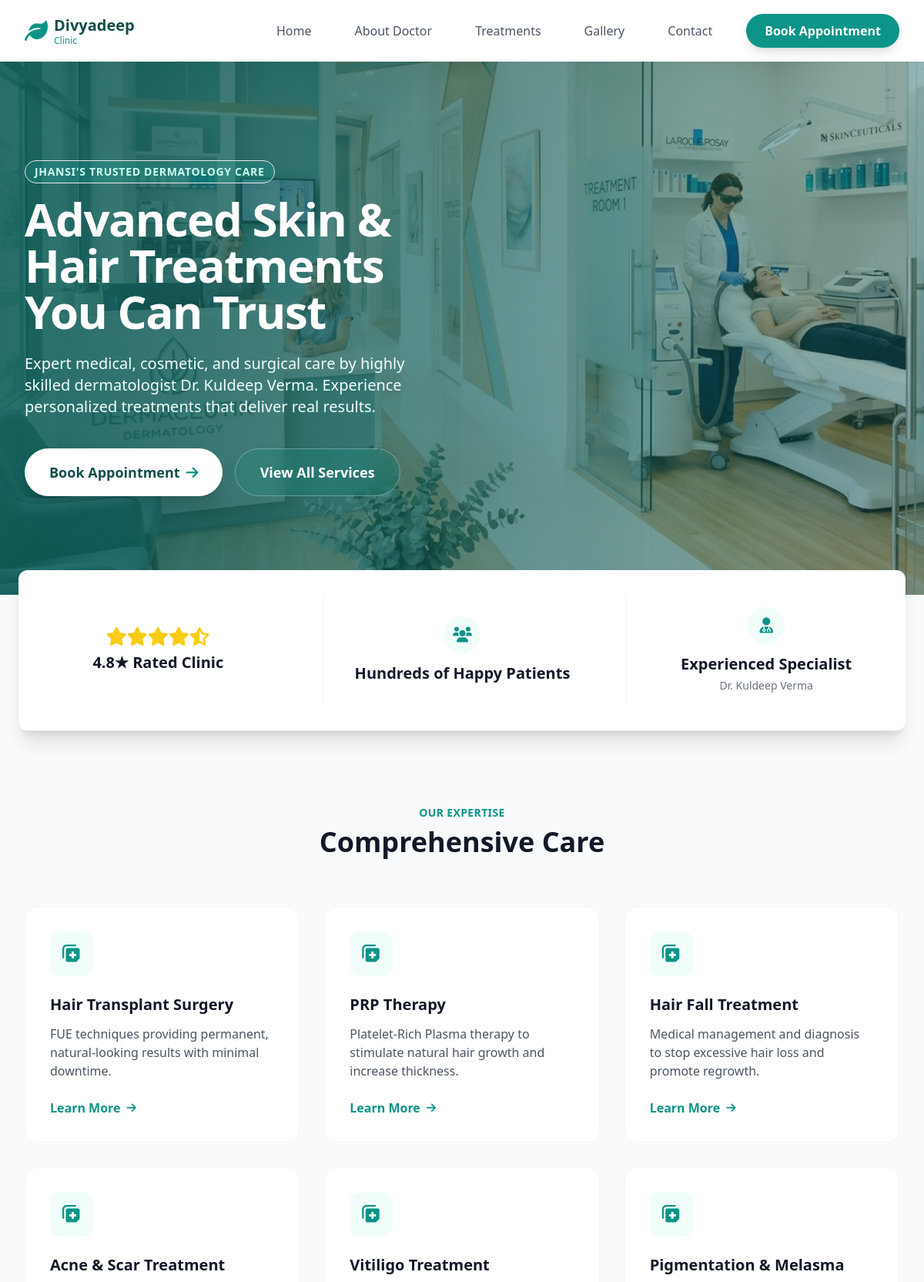
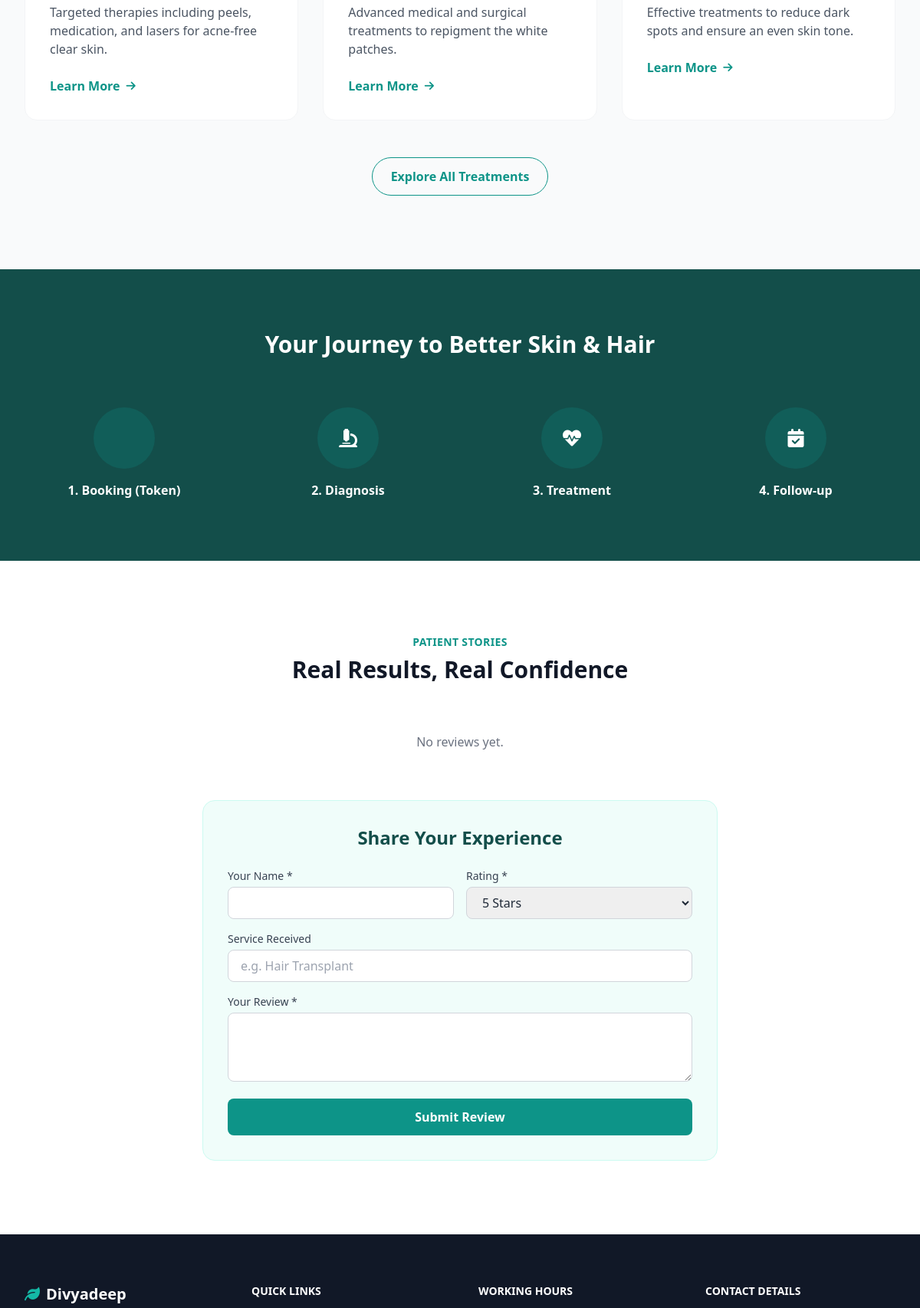
The page / (upper part) on the database its author committed (2 pictures, top to bottom).
### tables this page shows
CREATE TABLE settings (
    id INTEGER PRIMARY KEY AUTOINCREMENT,
    key_name TEXT UNIQUE NOT NULL,
    value_text TEXT NOT NULL
);

CREATE TABLE treatments (
    id INTEGER PRIMARY KEY AUTOINCREMENT,
    category_id INTEGER,
    name TEXT NOT NULL,
    description TEXT NOT NULL,
    FOREIGN KEY(category_id) REFERENCES categories(id)
);

### app.py (the view)
@app.route('/')
def index():
    conn = get_db_connection()
    categories = conn.execute('SELECT * FROM categories').fetchall()
    treatments = conn.execute('SELECT * FROM treatments').fetchall()
    reviews = conn.execute('SELECT * FROM reviews WHERE is_approved = 1 ORDER BY id DESC LIMIT 5').fetchall()
    conn.close()
    return render_template('index.html', categories=categories, treatments=treatments, reviews=reviews)

### app.py (called while the page is built)
def get_db_connection():
    conn = sqlite3.connect(os.path.join(basedir, 'database.db'))
    conn.row_factory = sqlite3.Row
    return conn

def get_settings():
    conn = get_db_connection()
    settings = conn.execute('SELECT * FROM settings').fetchall()
    conn.close()
    return {s['key_name']: s['value_text'] for s in settings}

@app.context_processor
def inject_settings():
    return dict(settings=get_settings())

### templates/index.html (shortened to what this page needs)
{% extends 'base.html' %}
{% block content %}
<header class="relative bg-brand-900 py-32 px-4 sm:px-6 lg:px-8 flex items-center min-h-[600px]" style="background-image: linear-gradient(to right, rgba(17, 94, 89, 0.9), rgba(17, 94, 89, 0.4)), url('{{ url_for('static', filename='assets/hero_bg.png') }}'); background-size: cover; background-position: center;">
    <div class="max-w-7xl mx-auto relative z-10 w-full">
        <div class="max-w-xl text-left">
            <span class="inline-block py-1 px-3 rounded-full bg-brand-500/20 text-brand-100 border border-brand-400/30 text-sm font-semibold tracking-wider mb-4 uppercase">Jhansi's Trusted Dermatology Care</span>
            <h2 class="text-4xl md:text-5xl lg:text-6xl font-extrabold text-white leading-tight mb-6 tracking-tight">
                Advanced Skin & Hair Treatments You Can Trust
            </h2>
            <p class="text-lg md:text-xl text-brand-50 mb-10 max-w-lg leading-relaxed shadow-sm">
                Expert medical, cosmetic, and surgical care by highly skilled dermatologist {{ settings.get('doctor_name') }}. Experience personalized treatments that deliver real results.
            </p>
            <div class="flex flex-col sm:flex-row gap-4">
                <a href="{{ url_for('contact') }}" class="bg-white text-brand-900 px-8 py-4 rounded-full font-bold text-lg hover:bg-gray-50 transition-all text-center shadow-xl flex items-center justify-center">
                    Book Appointment <i class="fa-solid fa-arrow-right ml-2 text-brand-600"></i>
                </a>
                <a href="{{ url_for('treatments') }}" class="bg-brand-600/20 border border-white/30 backdrop-blur-md text-white px-8 py-4 rounded-full font-bold text-lg hover:bg-brand-600/40 transition-all text-center flex items-center justify-center">
                    View All Services
                </a>
            </div>
        </div>
    </div>
</header>
<section class="bg-white border-b border-gray-200 py-8 relative -mt-8 mx-4 md:mx-auto max-w-6xl rounded-xl shadow-xl z-20">
    <div class="grid grid-cols-1 md:grid-cols-3 gap-8 text-center divide-y md:divide-y-0 md:divide-x divide-gray-100">
        <div class="p-4 flex flex-col items-center justify-center">
            <div class="flex text-yellow-400 text-2xl mb-2">
                <i class="fa-solid fa-star"></i><i class="fa-solid fa-star"></i><i class="fa-solid fa-star"></i><i class="fa-solid fa-star"></i><i class="fa-solid fa-star-half-stroke"></i>
            </div>
            <p class="font-bold text-gray-900 text-xl">4.8★ Rated Clinic</p>
        </div>
        <div class="p-4 flex flex-col items-center justify-center">
            <div class="w-12 h-12 bg-brand-50 text-brand-600 rounded-full flex items-center justify-center text-xl mb-3">
                <i class="fa-solid fa-users"></i>
            </div>
            <p class="font-bold text-gray-900 text-xl">Hundreds of Happy Patients</p>
        </div>
        <div class="p-4 flex flex-col items-center justify-center">
            <div class="w-12 h-12 bg-brand-50 text-brand-600 rounded-full flex items-center justify-center text-xl mb-3">
                <i class="fa-solid fa-user-doctor"></i>
            </div>
            <p class="font-bold text-gray-900 text-xl">Experienced Specialist</p>
            <p class="text-gray-500 text-sm mt-1">{{ settings.get('doctor_name') }}</p>
        </div>
    </div>
</section>
<section class="py-24 bg-gray-50">
    <div class="max-w-7xl mx-auto px-4 sm:px-6 lg:px-8">
        <div class="text-center max-w-3xl mx-auto mb-16">
            <h3 class="text-brand-600 font-bold uppercase tracking-wide text-sm mb-2">Our Expertise</h3>
            <h2 class="text-3xl md:text-4xl font-extrabold text-gray-900 mb-4">Comprehensive Care</h2>
        </div>
        <div class="grid grid-cols-1 md:grid-cols-3 gap-8">
            {% for treatment in treatments[:6] %}
            <div class="bg-white rounded-2xl p-8 border border-gray-100 hover:shadow-xl transition-all hover:-translate-y-1">
                <div class="w-14 h-14 bg-brand-50 text-brand-600 rounded-xl flex items-center justify-center text-2xl mb-6">
                    <i class="fa-solid fa-notes-medical"></i>
                </div>
                <h3 class="text-xl font-bold text-gray-900 mb-3">{{ treatment.name }}</h3>
                <p class="text-gray-600 mb-6 line-clamp-3">{{ treatment.description }}</p>
                <a href="{{ url_for('treatments') }}" class="text-brand-600 font-semibold flex items-center">
                    Learn More <i class="fa-solid fa-arrow-right ml-2 text-sm"></i>
                </a>
            </div>
            {% endfor %}
        </div>
        <div class="text-center mt-12">
            <a href="{{ url_for('treatments') }}" class="inline-flex items-center justify-center px-6 py-3 border border-brand-600 text-brand-600 font-semibold rounded-full hover:bg-brand-50 transition-colors">
                Explore All Treatments
            </a>
        </div>
    </div>
</section>
<section class="py-20 bg-brand-900 text-white">
    <div class="max-w-7xl mx-auto px-4 sm:px-6 lg:px-8">
        <div class="text-center mb-16">
            <h2 class="text-3xl font-extrabold mb-4">Your Journey to Better Skin & Hair</h2>
        </div>
        <div class="grid grid-cols-1 md:grid-cols-4 gap-8">
            <div class="text-center">
                <div class="w-20 h-20 mx-auto bg-brand-800 rounded-full flex items-center justify-center text-2xl mb-4"></div>
                <h4 class="font-bold">1. Booking (Token)</h4>
            </div>
            <div class="text-center">
                <div class="w-20 h-20 mx-auto bg-brand-800 rounded-full flex items-center justify-center text-2xl mb-4"><i class="fa-solid fa-microscope"></i></div>
                <h4 class="font-bold">2. Diagnosis</h4>
            </div>
            <div class="text-center">
                <div class="w-20 h-20 mx-auto bg-brand-800 rounded-full flex items-center justify-center text-2xl mb-4"><i class="fa-solid fa-heart-pulse"></i></div>
                <h4 class="font-bold">3. Treatment</h4>
            </div>
            <div class="text-center">
                <div class="w-20 h-20 mx-auto bg-brand-800 rounded-full flex items-center justify-center text-2xl mb-4"><i class="fa-solid fa-calendar-check"></i></div>
                <h4 class="font-bold">4. Follow-up</h4>
            </div>
        </div>
    </div>
</section>
<section class="py-24 bg-white">
    <div class="max-w-7xl mx-auto px-4 sm:px-6 lg:px-8">
        <div class="text-center max-w-3xl mx-auto mb-16">
            <h3 class="text-brand-600 font-bold uppercase tracking-wide text-sm mb-2">Patient Stories</h3>
            <h2 class="text-3xl font-extrabold text-gray-900 mb-4">Real Results, Real Confidence</h2>
        </div>
        <div class="grid grid-cols-1 md:grid-cols-3 gap-8 mb-16">
            {% for review in reviews %}
            <div class="bg-gray-50 p-8 rounded-2xl border border-gray-100 relative">
                <div class="text-yellow-400 mb-4">
                    {% for i in range(review.rating) %}<i class="fa-solid fa-star"></i>{% endfor %}
                </div>
                <i class="fa-solid fa-quote-left text-4xl text-gray-200 absolute top-6 right-8"></i>
                <p class="text-gray-700 italic mb-6">"{{ review.review_text }}"</p>
                <h4 class="font-bold text-gray-900">- {{ review.patient_name }}</h4>
                <span class="text-sm text-gray-500">{{ review.service_name }}</span>
            </div>
            {% else %}
            <div class="col-span-3 text-center text-gray-500">No reviews yet.</div>
            {% endfor %}
        </div>
        <div class="max-w-2xl mx-auto bg-brand-50 p-8 rounded-2xl border border-brand-100">
            <h3 class="text-2xl font-bold text-brand-900 mb-6 text-center">Share Your Experience</h3>
            <form action="{{ url_for('submit_review') }}" method="POST" class="space-y-4">
                <div class="grid grid-cols-1 md:grid-cols-2 gap-4">
                    <div>
                        <label class="block text-sm font-medium text-gray-700 mb-1">Your Name *</label>
                        <input type="text" name="patient_name" required class="w-full px-4 py-2 rounded-lg border border-gray-300">
                    </div>
                    <div>
                        <label class="block text-sm font-medium text-gray-700 mb-1">Rating *</label>
                        <select name="rating" required class="w-full px-4 py-2 rounded-lg border border-gray-300">
                            <option value="5">5 Stars</option>
                        </select>
                    </div>
                </div>
                <div>
                    <label class="block text-sm font-medium text-gray-700 mb-1">Service Received</label>
                    <input type="text" name="service_name" class="w-full px-4 py-2 rounded-lg border border-gray-300" placeholder="e.g. Hair Transplant">
                </div>
                <div>
                    <label class="block text-sm font-medium text-gray-700 mb-1">Your Review *</label>
                    <textarea name="review_text" rows="3" required class="w-full px-4 py-2 rounded-lg border border-gray-300"></textarea>
                </div>
                <button type="submit" class="w-full bg-brand-600 text-white font-bold py-3 rounded-lg hover:bg-brand-700">Submit Review</button>
            </form>
        </div>
    </div>
</section>
{% endblock %}

### templates/base.html (shortened to what this page needs)
<!DOCTYPE html>
<html lang="en">
<head>
    <script src="https://cdn.tailwindcss.com"></script>
    <link href="https://cdnjs.cloudflare.com/ajax/libs/font-awesome/6.0.0/css/all.min.css" rel="stylesheet">
</head>
<body class="font-sans antialiased text-gray-800 bg-gray-50 flex flex-col min-h-screen">
    <nav class="bg-white shadow-sm sticky top-0 z-50">
        <div class="max-w-7xl mx-auto px-4 sm:px-6 lg:px-8">
            <div class="flex justify-between h-20">
                <div class="flex items-center">
                    <a href="{{ url_for('index') }}" class="flex-shrink-0 flex items-center">
                        <i class="fa-solid fa-leaf text-brand-600 text-3xl mr-2"></i>
                        <div>
                            <h1 class="font-bold text-xl text-brand-900 leading-tight">Divyadeep</h1>
                            <p class="text-xs text-brand-600 font-medium">Clinic</p>
                        </div>
                    </a>
                </div>
                <div class="hidden md:ml-6 md:flex md:items-center md:space-x-8">
                    <a href="{{ url_for('index') }}" class="text-gray-600 hover:text-brand-600 font-medium px-3 py-2 transition-colors">Home</a>
                    <a href="{{ url_for('about') }}" class="text-gray-600 hover:text-brand-600 font-medium px-3 py-2 transition-colors">About Doctor</a>
                    <a href="{{ url_for('treatments') }}" class="text-gray-600 hover:text-brand-600 font-medium px-3 py-2 transition-colors">Treatments</a>
                    <a href="{{ url_for('gallery') }}" class="text-gray-600 hover:text-brand-600 font-medium px-3 py-2 transition-colors">Gallery</a>
                    <a href="{{ url_for('contact') }}" class="text-gray-600 hover:text-brand-600 font-medium px-3 py-2 transition-colors">Contact</a>
                    <a href="{{ url_for('contact') }}" class="ml-4 bg-brand-600 text-white px-6 py-2.5 rounded-full font-semibold hover:bg-brand-700 shadow-lg transition-all">Book Appointment</a>
                </div>
            </div>
        </div>
    </nav>
    <main class="flex-grow">
        {% block content %}{% endblock %}
    </main>
    <footer class="bg-gray-900 text-gray-300 py-16 mt-auto">
        <div class="max-w-7xl mx-auto px-4 sm:px-6 lg:px-8">
            <div class="grid grid-cols-1 md:grid-cols-4 gap-12">
                <div>
                    <h2 class="font-bold text-xl text-white mb-2"><i class="fa-solid fa-leaf text-brand-500 mr-2"></i>Divyadeep</h2>
                </div>
                <div>
                    <h3 class="text-white font-bold mb-4 uppercase text-sm">Quick Links</h3>
                </div>
                <div>
                    <h3 class="text-white font-bold mb-4 uppercase text-sm">Working Hours</h3>
                </div>
                <div>
                    <h3 class="text-white font-bold mb-4 uppercase text-sm">Contact Details</h3>
                </div>
            </div>
        </div>
    </footer>
</body>
</html>

### templates/base.html (style rules this page uses)
html { scroll-behavior: smooth; }

### rows shown on the page
settings: get "Dr. Kuldeep Verma"
treatments: name "Hair Transplant Surgery", description "FUE techniques providing permanent, natural-looking results with minimal downtime."
treatments: name "PRP Therapy", description "Platelet-Rich Plasma therapy to stimulate natural hair growth and increase thickness."
treatments: name "Hair Fall Treatment", description "Medical management and diagnosis to stop excessive hair loss and promote regrowth."
treatments: name "Acne & Scar Treatment", description "Targeted therapies including peels, medication, and lasers for acne-free clear skin."
treatments: name "Vitiligo Treatment", description "Advanced medical and surgical treatments to repigment the white patches."
treatments: name "Pigmentation & Melasma", description "Effective treatments to reduce dark spots and ensure an even skin tone."
